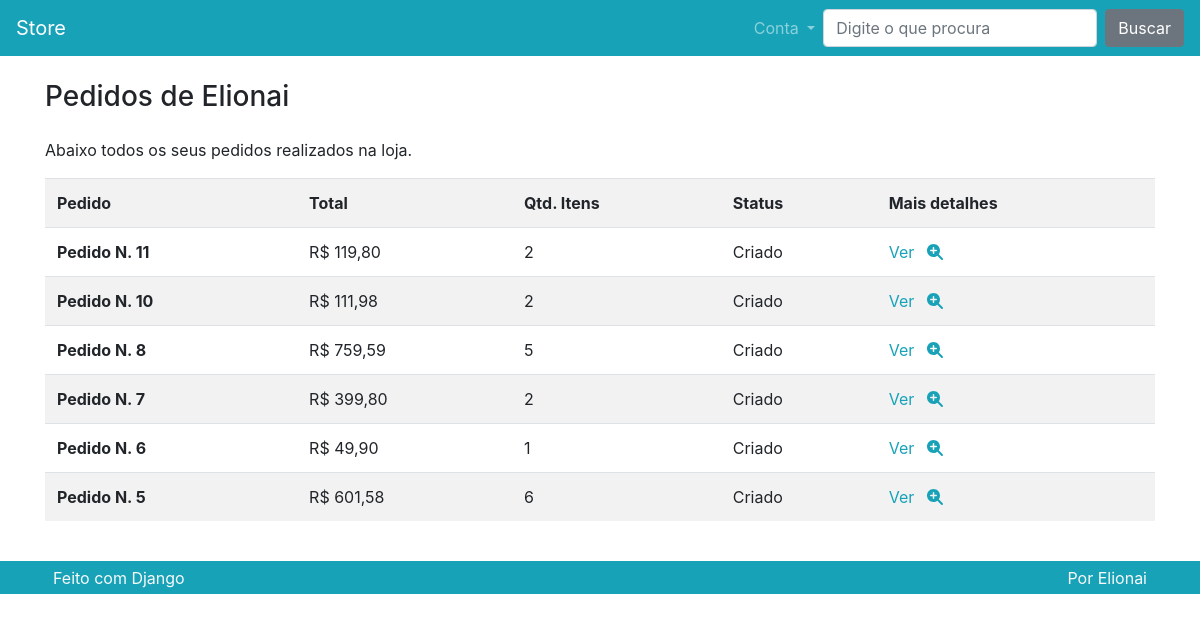
/pedido/lista/ (signed in), run on the app's committed database.
### pedido/models.py (models this page shows, shortened)
class Pedido(models.Model):
    usuario = models.ForeignKey(User, on_delete=models.CASCADE)
    total = models.FloatField()
    qtd_total = models.PositiveIntegerField()
    status = models.CharField(
        default='C',
        max_length=1,
        choices=(
            ('A', 'Aprovado'),
            ('C', 'Criado'),
            ('R', 'Reprovado'),
            ('P', 'Pendente'),
            ('E', 'Enviado'),
            ('F', 'Finalizado'),
        )
    )

### pedido/views.py (the view)
# urls.py: path('lista/', views.Lista.as_view(), name='lista'),
class Lista(DispatchLoginRequiredMixin, ListView):
    model = Pedido
    context_object_name = 'pedidos'
    template_name = 'pedido/lista.html'
    paginate_by = 10
    ordering = ['-id']

### pedido/views.py (called while the page is built)
    def dispatch(self, *args, **kwargs):
        if not self.request.user.is_authenticated:
            return redirect('perfil:criar')
        return super().dispatch(*args, **kwargs)

    def get_queryset(self, *args, **kwargs):
        qs = super().get_queryset(*args, **kwargs)
        qs = qs.filter(usuario=self.request.user)
        return qs

### produto/templatetags/omfilters.py (called while the page is built)
@register.filter
def formata_preco(val):
    return utils.formata_preco(val)

### utils/utils.py (called while the page is built)
def formata_preco(val):
    return f'R$ {val:.2f}'.replace('.', ',')

### pedido/templates/pedido/lista.html (shortened to what this page needs)
{% extends 'base.html' %}
{% load omfilters %}
{% block conteudo %}
<div class="row">
    <div class="col">
        <h3 class="mb-4">Pedidos de {{ user.first_name }}</h3>
        <p>Abaixo todos os seus pedidos realizados na loja.</p>
        <div class="table-responsive">
            <table class="table table-striped">
                <tr>
                    <th scope="col">Pedido</th>
                    <th scope="col">Total</th>
                    <th scope="col">Qtd. Itens</th>
                    <th scope="col">Status</th>
                    <th scope="col">Mais detalhes</th>
                </tr>
                {% for pedido in pedidos %}
                <tr>
                    <th scope="row">Pedido N. {{ pedido.id }}</td>
                    <td>{{ pedido.total|formata_preco }}</td>
                    <td>{{ pedido.qtd_total }}</td>
                    <td>{{ pedido.get_status_display }}</td>
                    <td>
                        <a href="{% url 'pedido:detalhe' pedido.id %}">
                            Ver <i class="fas fa-search-plus ml-2"></i>
                        </a>
                    </td>
                </tr>
                {% endfor %}
            </table>
        </div>
    </div>
</div>
{% endblock %}

### data on the page
Pedido: id "11", total "R$ 119,80", qtd_total "2", status "Criado"
Pedido: id "10", total "R$ 111,98", qtd_total "2", status "Criado"
Pedido: id "8", total "R$ 759,59", qtd_total "5", status "Criado"
Pedido: id "7", total "R$ 399,80", qtd_total "2", status "Criado"
Pedido: id "6", total "R$ 49,90", qtd_total "1", status "Criado"
Pedido: id "5", total "R$ 601,58", qtd_total "6", status "Criado"

### other printed values
{{ user.first_name }} "Elionai"
